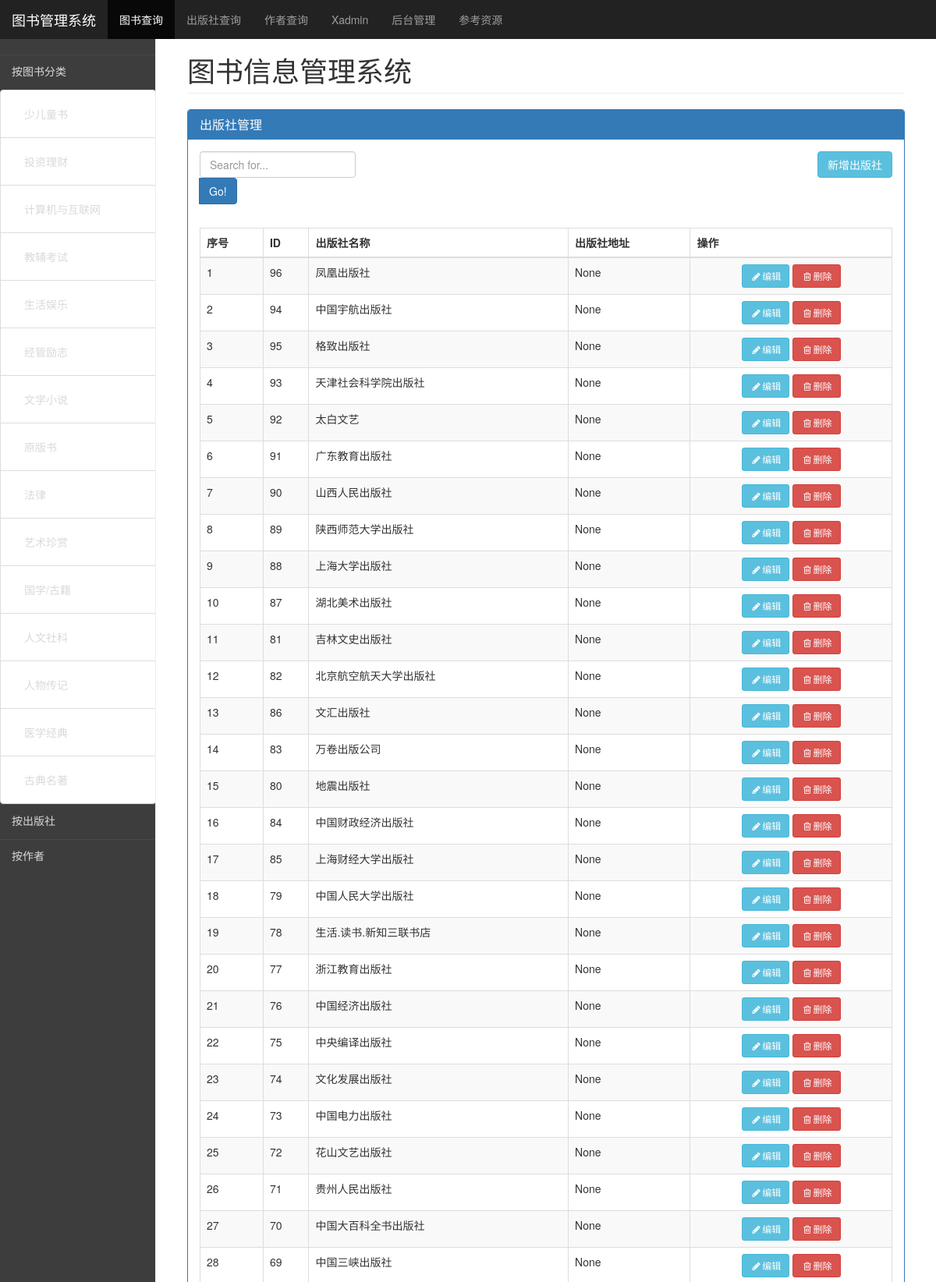
The app's page /pub/list/ (upper part) with its own data.
### base/models.py (models this page shows)
class Category(models.Model):
    category = models.CharField('图书分类',max_length=255,null=True,blank=True,unique=True)
    tag = models.CharField(max_length=255,null=True,blank=True)
    order = models.IntegerField('排序', null=True, blank=True)
    create_time = models.DateTimeField('创建时间', null=True, blank=True,auto_now_add=True)
    update_time = models.DateTimeField('更新时间', null=True, blank=True, auto_now=True)
    create_user = models.ForeignKey(settings.AUTH_USER_MODEL, verbose_name='创建人', on_delete=models.CASCADE, null=True, blank=True)
    def __str__(self):
        return self.category
    class Meta:
        verbose_name = "图书分类"
        verbose_name_plural = "图书分类"

### book/models.py (models this page shows, shortened)
class Publisher(models.Model):
    id = models.AutoField('序号', primary_key=True)
    name = models.CharField('名称', max_length=100,null=True,blank=True,unique=True)
    name_pinyin=models.SlugField('名称拼音',max_length=300,null=True,blank=True)
    addr = models.CharField('地址', max_length=64,null=True,blank=True)
    order = models.IntegerField('排序', null=True, blank=True)
    create_time = models.DateTimeField('创建时间', null=True, blank=True,auto_now_add=True)
    update_time = models.DateTimeField('更新时间', null=True, blank=True,auto_now=True)
    create_user = models.ForeignKey(settings.AUTH_USER_MODEL, verbose_name='创建人', on_delete=models.CASCADE, null=True, blank=True)
    def __str__(self):
        return self.name
    class Meta:
        verbose_name = "出版社"
        verbose_name_plural = "出版社"

### book/views.py (the view)
# urls.py: url(r'^pub/list/', views.publisher_list),      # 出版社列表
def publisher_list(request):
    publisher = models.Publisher.objects.all().order_by('-update_time') # ORM中的查询全部
    return render(request, 'pub_list.html', {'publisher_list': publisher})

### base/models.py (called while the page is built)
    def __str__(self):
        return self.tag

    def __str__(self):
        return self.dynasty

### book/context_processors.py (called while the page is built)
def book_context(request):
    category = Category.objects.all().order_by('order')
    publishers = Publisher.objects.all().order_by('name_pinyin')
    authors = Author.objects.all().order_by('name_pinyin')
    context = {
     "category": category,
     "publishers": publishers,
     "authors": authors,
     }
    return context

### book/models.py (called while the page is built)
    def __str__(self):
        if self.country.__str__()=='[中]':
            if self.dynasty is not None:
                return self.name+""+self.dynasty.__str__()
        elif self.country is not None:
            return self.name+""+self.country.__str__()
        return self.name

### templates/pub_list.html (shortened to what this page needs)
{% extends 'base.html' %}
{% block content %}
    <div class="col-sm-9 col-sm-offset-3 col-md-10 col-md-offset-2 main">
        <h1 class="page-header">图书信息管理系统</h1>
            <div class="panel panel-primary">
                <div class="panel-heading">
                    <h3 class="panel-title">出版社管理</h3>
                </div>
                <div class="panel-body">
                    <div class="row table-toolbar">
                        <div class="col-md-3 col-sm-6">
                            <form action="/pub/search/">
                                <div class="form-group">
                                    <input name="q" type="text" class="form-control" id="q" placeholder="Search for...">
                                    <span class="input-group-btn">
                                        <button class="btn btn-primary btn-search" type="submit">Go!</button>
                                    </span>
                                </div>
                            </form>
                        </div>
                        <div class="col-md-3 col-sm-6 pull-right add-btn">
                            <a href="/pub/add/" class="btn btn-info pull-right">新增出版社</a>
                        </div>
                    </div>
                    <table class="table table-striped table-bordered">
                        <thead>
                            <tr><th>序号</th>
                            <th>ID</th>
                            <th>出版社名称</th>
                            <th>出版社地址</th>
                            <th>操作</th>
                            </tr>
                        </thead>
                        <tbody>
                        {% for publisher in publisher_list %}
                             <tr>
                                <td>{{ forloop.counter }}</td>
                               <td>{{ publisher.id }}</td>
                            <td>{{ publisher.name }}</td>
                            <td>{{ publisher.addr }}</td>
                            <td class="text-center">
                                <a class="btn btn-info btn-sm" href="/pub/edit/?id={{ publisher.id }}"><i
                                        class="fa fa-pencil fa-fw"
                                        aria-hidden="true"></i>编辑
                                </a>
                                <a class="btn btn-danger btn-sm" href="/pub/del/?id={{ publisher.id }}"><i
                                        class="fa fa-trash-o fa-fw"
                                        aria-hidden="true"></i>删除
                                </a>
                            </td>
                            </tr>
                          {% endfor %}
                         </tbody>
                    </table>
                </div>
            </div>
    </div>
{% endblock %}

### templates/left.html (shortened to what this page needs)
<div class="container-fluid">
    <div class="row">
        <div class="col-sm-3 col-md-2 sidebar collapse" id="my-menu">
            <div class="my-menu-item" data-target="#menu-son1" data-toggle="collapse"><a>按图书分类</a></div>
            <ul class="nav nav-sidebar " id="menu-son1">
                {% for p in category %}
				       <li class="list-group-item"><a href="{% url 'category' id=p.id %}">{{p}}</a></li>
				{% endfor %}
            </ul>
            <div class="my-menu-item" href="#menu-son2" data-toggle="collapse"><a>按出版社</a></div>
            <div class="my-menu-item" href="#menu-son3" data-toggle="collapse"><a>按作者</a></div>
        </div>

### static/dashboard.css (style rules this page uses)
body { padding-top: 50px; }
.sidebar { display: none; }
@media (min-width: 768px) { .sidebar { position: fixed; top: 50px; bottom: 0; left: 0; z-index: 1000; display: block; padding: 20px; overflow-x: hidden; overflow-y: auto; background-color: #3d3d3d; border-right: 1px solid #eee; } }
.nav-sidebar { margin-right: -21px; margin-bottom: 20px; margin-left: -20px; }
.nav-sidebar > li > a { padding-right: 20px; padding-left: 20px; }
.main { padding: 20px; }
@media (min-width: 768px) { .main { padding-right: 40px; padding-left: 40px; } }
.main .page-header { margin-top: 0; }

### static/my-style.css (style rules this page uses)
body { padding-top: 50px; }
.table-toolbar { margin-bottom: 15px; }
.my-menu-item { height: 45px; margin-left: -20px; margin-right: -20px; background-color: #3d3d3d; border-top: 1px solid #484848; }
#my-menu a { position: relative; display: block; padding: 10px 15px; background-color: transparent; cursor: pointer; color: #d9d9d9; }
.nav-sidebar { margin-bottom: 0; }

### records on screen
Category: category "少儿童书"
Category: category "投资理财"
Category: category "计算机与互联网"
Category: category "教辅考试"
Category: category "生活娱乐"
Category: category "经管励志"
Category: category "文学小说"
Category: category "原版书"
Category: category "法律"
Category: category "艺术珍赏"
Category: category "国学/古籍"
Category: category "人文社科"
Category: category "人物传记"
Category: category "医学经典"
Category: category "古典名著"
Publisher: id "96", name "凤凰出版社", addr "None"
Publisher: id "94", name "中国宇航出版社", addr "None"
Publisher: id "95", name "格致出版社", addr "None"
Publisher: id "93", name "天津社会科学院出版社", addr "None"
Publisher: id "92", name "太白文艺", addr "None"
Publisher: id "91", name "广东教育出版社", addr "None"
Publisher: id "90", name "山西人民出版社", addr "None"
Publisher: id "89", name "陕西师范大学出版社", addr "None"
Publisher: id "88", name "上海大学出版社", addr "None"
Publisher: id "87", name "湖北美术出版社", addr "None"
Publisher: id "81", name "吉林文史出版社", addr "None"
Publisher: id "82", name "北京航空航天大学出版社", addr "None"
Publisher: id "86", name "文汇出版社", addr "None"
Publisher: id "83", name "万卷出版公司", addr "None"
Publisher: id "80", name "地震出版社", addr "None"
Publisher: id "84", name "中国财政经济出版社", addr "None"
Publisher: id "85", name "上海财经大学出版社", addr "None"
Publisher: id "79", name "中国人民大学出版社", addr "None"
Publisher: id "78", name "生活.读书.新知三联书店", addr "None"
Publisher: id "77", name "浙江教育出版社", addr "None"
Publisher: id "76", name "中国经济出版社", addr "None"
Publisher: id "75", name "中央编译出版社", addr "None"
Publisher: id "74", name "文化发展出版社", addr "None"
Publisher: id "73", name "中国电力出版社", addr "None"
Publisher: id "72", name "花山文艺出版社", addr "None"
Publisher: id "71", name "贵州人民出版社", addr "None"
Publisher: id "70", name "中国大百科全书出版社", addr "None"
Publisher: id "69", name "中国三峡出版社", addr "None"
